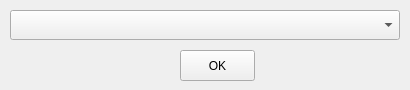
<?xml version="1.0" encoding="UTF-8"?>
<ui version="4.0">
 <class>FlightSelector</class>
 <widget class="QWidget" name="FlightSelector">
  <property name="geometry">
   <rect>
    <x>0</x>
    <y>0</y>
    <width>410</width>
    <height>90</height>
   </rect>
  </property>
  <property name="sizePolicy">
   <sizepolicy hsizetype="Fixed" vsizetype="Fixed">
    <horstretch>0</horstretch>
    <verstretch>0</verstretch>
   </sizepolicy>
  </property>
  <property name="windowTitle">
   <string>FlightSelector</string>
  </property>
  <widget class="QComboBox" name="selector">
   <property name="geometry">
    <rect>
     <x>10</x>
     <y>10</y>
     <width>390</width>
     <height>30</height>
    </rect>
   </property>
   <property name="editable">
    <bool>false</bool>
   </property>
   <property name="placeholderText">
    <string>Select your flight</string>
   </property>
  </widget>
  <widget class="QPushButton" name="ok_btn">
   <property name="geometry">
    <rect>
     <x>180</x>
     <y>50</y>
     <width>75</width>
     <height>31</height>
    </rect>
   </property>
   <property name="text">
    <string>OK</string>
   </property>
  </widget>
 </widget>
 <layoutdefault spacing="6" margin="11"/>
 <resources/>
 <connections/>
</ui>
